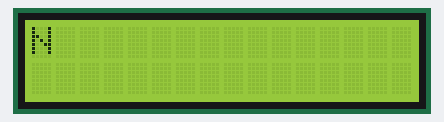
A sketch run on a simulated Arduino Uno, built with avr-gcc and run on an emulated ATmega328P. Shown: 16×2 character LCD.

Above: at 0.26 s.
At 0.77 s:
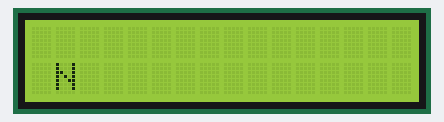
At 1.58 s:
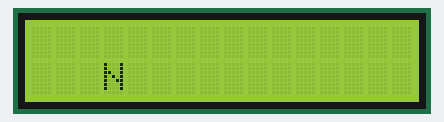
At 3.2 s:
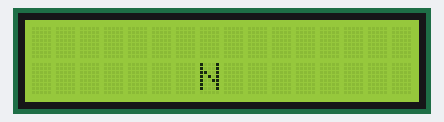
At 4.82 s:
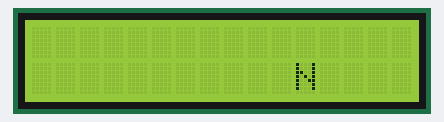
At 6.43 s:
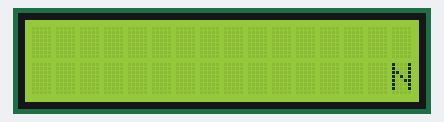

Measured:
- by itself, everything shown: repeats every 6.5 s, in 31 steps

The sketch:

part4.ino
```cpp
#include <LiquidCrystal.h>
#define RS_PIN 13
#define EN_PIN 12
#define D4_PIN 8
#define D5_PIN 9
#define D6_PIN 10
#define D7_PIN 11

LiquidCrystal lcd (RS_PIN, EN_PIN, D4_PIN, D5_PIN, D6_PIN, D7_PIN);
void setup() {
  lcd.begin(16,2);
  lcd.clear();
  lcd.setCursor(0,0);
//  lcd.print("Ali");
}

void loop() {
  // put your main code here, to run repeatedly:
  lcd.setCursor(0 ,0);
  lcd.print("N");

  for(int i=0 ; i<16 ;i++){
    int j=0;
        if(i % 2 == 0){
          j=0;
          }else{
            j=1;
            }
        delay(200);
        lcd.clear();
        lcd.setCursor(i , j);
        lcd.print("N");
        delay(200);
        lcd.clear();

      }
  }
```
